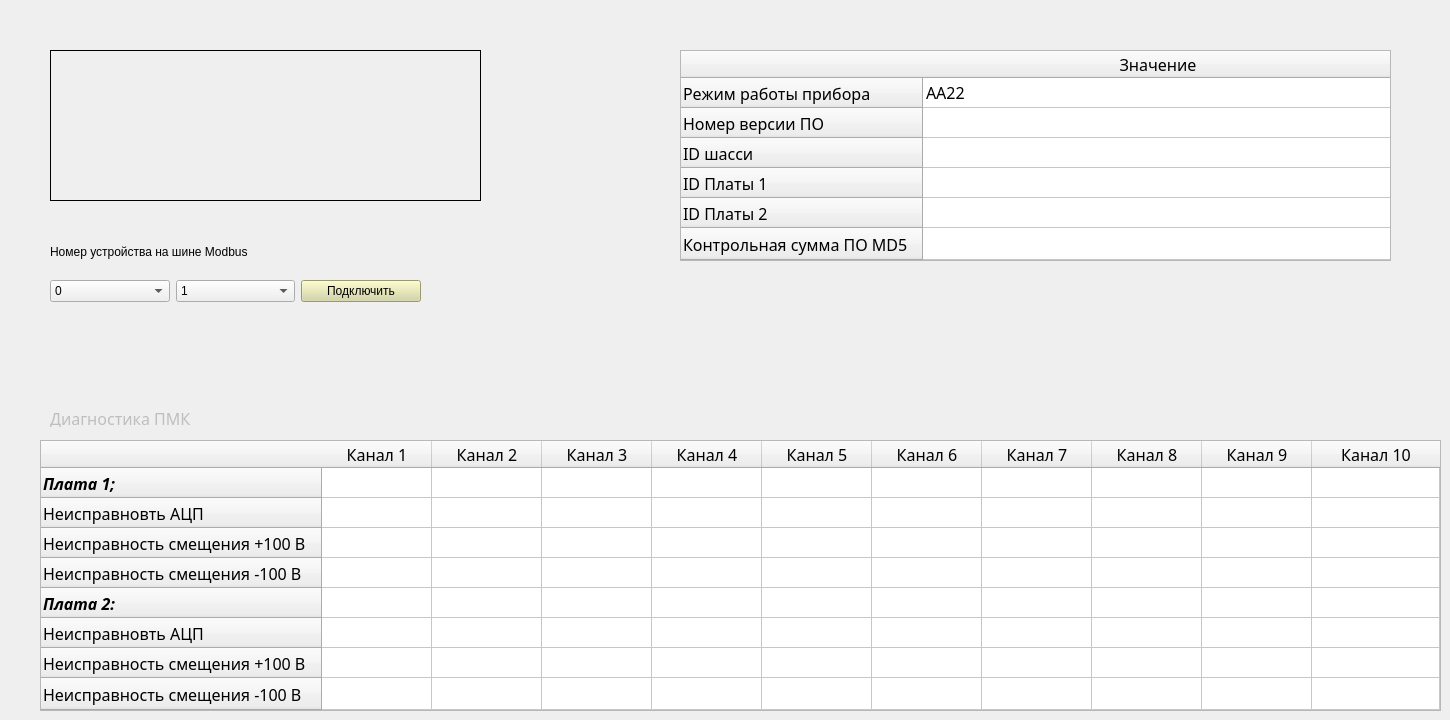
      <widget class="QWidget" name="tab_1">
       <attribute name="title">
        <string>ПМК-20</string>
       </attribute>
       <widget class="QTableWidget" name="tableWidget_PMK">
        <property name="geometry">
         <rect>
          <x>680</x>
          <y>50</y>
          <width>711</width>
          <height>211</height>
         </rect>
        </property>
        <property name="font">
         <font>
          <family>Sans Serif</family>
          <pointsize>12</pointsize>
          <italic>false</italic>
          <bold>false</bold>
          <kerning>true</kerning>
          <hintingpreference>PreferFullHinting</hintingpreference>
         </font>
        </property>
        <property name="styleSheet">
         <string notr="true">border-color: rgb(0, 85, 0);</string>
        </property>
        <property name="sortingEnabled">
         <bool>false</bool>
        </property>
        <attribute name="horizontalHeaderCascadingSectionResizes">
         <bool>false</bool>
        </attribute>
        <attribute name="horizontalHeaderDefaultSectionSize">
         <number>470</number>
        </attribute>
        <attribute name="horizontalHeaderStretchLastSection">
         <bool>true</bool>
        </attribute>
        <attribute name="verticalHeaderStretchLastSection">
         <bool>true</bool>
        </attribute>
        <row>
         <property name="text">
          <string>Режим работы прибора</string>
         </property>
         <property name="textAlignment">
          <set>AlignJustify|AlignVCenter</set>
         </property>
        </row>
        <row>
         <property name="text">
          <string>Номер версии ПО</string>
         </property>
        </row>
        <row>
         <property name="text">
          <string>ID шасси</string>
         </property>
        </row>
        <row>
         <property name="text">
          <string>ID Платы 1</string>
         </property>
        </row>
        <row>
         <property name="text">
          <string>ID Платы 2</string>
         </property>
        </row>
        <row>
         <property name="text">
          <string>Контрольная сумма ПО MD5</string>
         </property>
        </row>
        <column>
         <property name="text">
          <string>Значение</string>
         </property>
        </column>
        <item row="0" column="0">
         <property name="text">
          <string>AA22</string>
         </property>
        </item>
        <item row="1" column="0">
         <property name="text">
          <string/>
         </property>
        </item>
       </widget>
       <widget class="QLabel" name="label_info">
        <property name="geometry">
         <rect>
          <x>50</x>
          <y>50</y>
          <width>431</width>
          <height>151</height>
         </rect>
        </property>
        <property name="styleSheet">
         <string notr="true">border-color: rgb(170, 170, 0);</string>
        </property>
        <property name="frameShape">
         <enum>QFrame::Box</enum>
        </property>
        <property name="frameShadow">
         <enum>QFrame::Plain</enum>
        </property>
        <property name="lineWidth">
         <number>1</number>
        </property>
        <property name="text">
         <string>&lt;html&gt;&lt;head/&gt;&lt;body&gt;&lt;p align=&quot;center&quot;&gt;&lt;br/&gt;&lt;/p&gt;&lt;/body&gt;&lt;/html&gt;</string>
        </property>
       </widget>
       <widget class="QWidget" name="layoutWidget">
        <property name="geometry">
         <rect>
          <x>50</x>
          <y>230</y>
          <width>371</width>
          <height>72</height>
         </rect>
        </property>
        <layout class="QGridLayout" name="gridLayout">
         <item row="1" column="0">
          <widget class="QComboBox" name="comboBox_1">
           <item>
            <property name="text">
             <string>0</string>
            </property>
           </item>
           <item>
            <property name="text">
             <string>1</string>
            </property>
           </item>
           <item>
            <property name="text">
             <string>2</string>
            </property>
           </item>
           <item>
            <property name="text">
             <string>3</string>
            </property>
           </item>
           <item>
            <property name="text">
             <string>4</string>
            </property>
           </item>
           <item>
            <property name="text">
             <string>5</string>
            </property>
           </item>
           <item>
            <property name="text">
             <string>6</string>
            </property>
           </item>
           <item>
            <property name="text">
             <string>7</string>
            </property>
           </item>
           <item>
            <property name="text">
             <string>8</string>
            </property>
           </item>
           <item>
            <property name="text">
             <string>9</string>
            </property>
           </item>
           <item>
            <property name="text">
             <string>a</string>
            </property>
           </item>
           <item>
            <property name="text">
             <string>b</string>
            </property>
           </item>
           <item>
            <property name="text">
             <string>c</string>
            </property>
           </item>
           <item>
            <property name="text">
             <string>d</string>
            </property>
           </item>
           <item>
            <property name="text">
             <string>e</string>
            </property>
           </item>
           <item>
            <property name="text">
             <string>f</string>
            </property>
           </item>
          </widget>
         </item>
         <item row="1" column="2">
          <widget class="QPushButton" name="Button_con">
           <property name="styleSheet">
            <string notr="true">background-color: rgb(213, 213, 159);</string>
           </property>
           <property name="text">
            <string>Подключить</string>
           </property>
          </widget>
         </item>
         <item row="0" column="0" colspan="3">
          <widget class="QLabel" name="label">
           <property name="text">
            <string>Номер устройства на шине Modbus</string>
           </property>
          </widget>
         </item>
         <item row="1" column="1">
          <widget class="QComboBox" name="comboBox_2">
           <item>
            <property name="text">
             <string>1</string>
            </property>
           </item>
           <item>
            <property name="text">
             <string>5</string>
            </property>
           </item>
           <item>
            <property name="text">
             <string>9</string>
            </property>
           </item>
           <item>
            <property name="text">
             <string>d</string>
            </property>
           </item>
          </widget>
         </item>
        </layout>
       </widget>
       <widget class="QTableWidget" name="tblitems_d">
        <property name="geometry">
         <rect>
          <x>40</x>
          <y>440</y>
          <width>1401</width>
          <height>271</height>
         </rect>
        </property>
        <property name="font">
         <font>
          <family>Sans Serif</family>
          <pointsize>12</pointsize>
          <italic>false</italic>
          <bold>false</bold>
         </font>
        </property>
        <property name="layoutDirection">
         <enum>Qt::LeftToRight</enum>
        </property>
        <property name="showGrid">
         <bool>true</bool>
        </property>
        <property name="gridStyle">
         <enum>Qt::SolidLine</enum>
        </property>
        <property name="sortingEnabled">
         <bool>false</bool>
        </property>
        <property name="rowCount">
         <number>8</number>
        </property>
        <attribute name="horizontalHeaderVisible">
         <bool>true</bool>
        </attribute>
        <attribute name="horizontalHeaderCascadingSectionResizes">
         <bool>true</bool>
        </attribute>
        <attribute name="horizontalHeaderMinimumSectionSize">
         <number>90</number>
        </attribute>
        <attribute name="horizontalHeaderDefaultSectionSize">
         <number>110</number>
        </attribute>
        <attribute name="horizontalHeaderHighlightSections">
         <bool>true</bool>
        </attribute>
        <attribute name="horizontalHeaderShowSortIndicator" stdset="0">
         <bool>true</bool>
        </attribute>
        <attribute name="horizontalHeaderStretchLastSection">
         <bool>true</bool>
        </attribute>
        <attribute name="verticalHeaderVisible">
         <bool>true</bool>
        </attribute>
        <attribute name="verticalHeaderCascadingSectionResizes">
         <bool>true</bool>
        </attribute>
        <attribute name="verticalHeaderHighlightSections">
         <bool>true</bool>
        </attribute>
        <attribute name="verticalHeaderShowSortIndicator" stdset="0">
         <bool>false</bool>
        </attribute>
        <attribute name="verticalHeaderStretchLastSection">
         <bool>true</bool>
        </attribute>
        <row>
         <property name="text">
          <string>Плата 1;</string>
         </property>
         <property name="font">
          <font>
           <italic>true</italic>
           <bold>true</bold>
          </font>
         </property>
        </row>
        <row>
         <property name="text">
          <string>Неисправновть АЦП</string>
         </property>
        </row>
        <row>
         <property name="text">
          <string>Неисправность смещения +100 В</string>
         </property>
        </row>
        <row>
         <property name="text">
          <string>Неисправность смещения -100 В</string>
         </property>
        </row>
        <row>
         <property name="text">
          <string>Плата 2:</string>
         </property>
         <property name="font">
          <font>
           <italic>true</italic>
           <bold>true</bold>
          </font>
         </property>
        </row>
        <row>
         <property name="text">
          <string>Неисправновть АЦП</string>
         </property>
        </row>
        <row>
         <property name="text">
          <string>Неисправность смещения +100 В</string>
         </property>
        </row>
        <row>
         <property name="text">
          <string notr="true">Неисправность смещения -100 В</string>
         </property>
         <property name="toolTip">
          <string notr="true"/>
         </property>
         <property name="whatsThis">
          <string notr="true"/>
         </property>
         <property name="icon">
          <iconset theme="accessories-calculator"/>
         </property>
        </row>
        <column>
         <property name="text">
          <string>Канал 1</string>
         </property>
        </column>
        <column>
         <property name="text">
          <string>Канал 2</string>
         </property>
        </column>
        <column>
         <property name="text">
          <string>Канал 3</string>
         </property>
        </column>
        <column>
         <property name="text">
          <string>Канал 4</string>
         </property>
        </column>
        <column>
         <property name="text">
          <string>Канал 5</string>
         </property>
        </column>
        <column>
         <property name="text">
          <string>Канал 6</string>
         </property>
        </column>
        <column>
         <property name="text">
          <string>Канал 7</string>
         </property>
        </column>
        <column>
         <property name="text">
          <string>Канал 8</string>
         </property>
        </column>
        <column>
         <property name="text">
          <string>Канал 9</string>
         </property>
        </column>
        <column>
         <property name="text">
          <string>Канал 10</string>
         </property>
        </column>
        <item row="6" column="0">
         <property name="text">
          <string/>
         </property>
         <property name="flags">
          <set>ItemIsSelectable|ItemIsEditable|ItemIsDragEnabled|ItemIsDropEnabled|ItemIsUserCheckable|ItemIsEnabled|ItemIsAutoTristate</set>
         </property>
        </item>
       </widget>
       <widget class="QLabel" name="label_2">
        <property name="enabled">
         <bool>false</bool>
        </property>
        <property name="geometry">
         <rect>
          <x>50</x>
          <y>410</y>
          <width>181</width>
          <height>17</height>
         </rect>
        </property>
        <property name="font">
         <font>
          <family>Sans Serif</family>
          <pointsize>12</pointsize>
          <italic>false</italic>
          <bold>false</bold>
         </font>
        </property>
        <property name="text">
         <string>Диагностика ПМК</string>
        </property>
       </widget>
      </widget>
